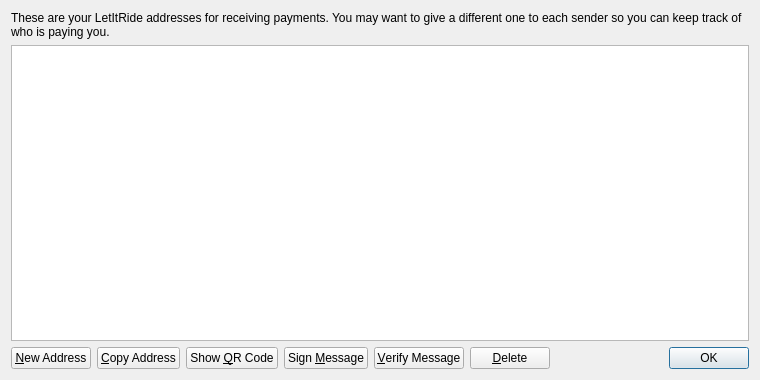
<?xml version="1.0" encoding="UTF-8"?>
<ui version="4.0">
 <class>AddressBookPage</class>
 <widget class="QWidget" name="AddressBookPage">
  <property name="geometry">
   <rect>
    <x>0</x>
    <y>0</y>
    <width>760</width>
    <height>380</height>
   </rect>
  </property>
  <property name="windowTitle">
   <string>Address Book</string>
  </property>
  <layout class="QVBoxLayout" name="verticalLayout">
   <item>
    <widget class="QLabel" name="labelExplanation">
     <property name="text">
      <string>These are your LetItRide addresses for receiving payments. You may want to give a different one to each sender so you can keep track of who is paying you.</string>
     </property>
     <property name="textFormat">
      <enum>Qt::PlainText</enum>
     </property>
     <property name="wordWrap">
      <bool>true</bool>
     </property>
    </widget>
   </item>
   <item>
    <widget class="QTableView" name="tableView">
     <property name="contextMenuPolicy">
      <enum>Qt::CustomContextMenu</enum>
     </property>
     <property name="toolTip">
      <string>Double-click to edit address or label</string>
     </property>
     <property name="tabKeyNavigation">
      <bool>false</bool>
     </property>
     <property name="selectionMode">
      <enum>QAbstractItemView::SingleSelection</enum>
     </property>
     <property name="selectionBehavior">
      <enum>QAbstractItemView::SelectRows</enum>
     </property>
     <property name="sortingEnabled">
      <bool>true</bool>
     </property>
     <attribute name="verticalHeaderVisible">
      <bool>false</bool>
     </attribute>
    </widget>
   </item>
   <item>
    <layout class="QHBoxLayout" name="horizontalLayout">
     <item>
      <widget class="QPushButton" name="newAddressButton">
       <property name="toolTip">
        <string>Create a new address</string>
       </property>
       <property name="text">
        <string>&amp;New Address</string>
       </property>
      </widget>
     </item>
     <item>
      <widget class="QPushButton" name="copyToClipboard">
       <property name="toolTip">
        <string>Copy the currently selected address to the system clipboard</string>
       </property>
       <property name="text">
        <string>&amp;Copy Address</string>
       </property>
      </widget>
     </item>
     <item>
      <widget class="QPushButton" name="showQRCode">
       <property name="text">
        <string>Show &amp;QR Code</string>
       </property>
      </widget>
     </item>
     <item>
      <widget class="QPushButton" name="signMessage">
       <property name="toolTip">
        <string>Sign a message to prove you own a LetItRide address</string>
       </property>
       <property name="text">
        <string>Sign &amp;Message</string>
       </property>
      </widget>
     </item>
     <item>
      <widget class="QPushButton" name="verifyMessage">
       <property name="toolTip">
        <string>Verify a message to ensure it was signed with a specified LetItRide address</string>
       </property>
       <property name="text">
        <string>&amp;Verify Message</string>
       </property>
      </widget>
     </item>
     <item>
      <widget class="QPushButton" name="deleteButton">
       <property name="toolTip">
        <string>Delete the currently selected address from the list</string>
       </property>
       <property name="text">
        <string>&amp;Delete</string>
       </property>
      </widget>
     </item>
     <item>
      <spacer name="horizontalSpacer">
       <property name="orientation">
        <enum>Qt::Horizontal</enum>
       </property>
       <property name="sizeHint" stdset="0">
        <size>
         <width>40</width>
         <height>20</height>
        </size>
       </property>
      </spacer>
     </item>
     <item>
      <widget class="QDialogButtonBox" name="buttonBox">
       <property name="sizePolicy">
        <sizepolicy hsizetype="Maximum" vsizetype="Fixed">
         <horstretch>0</horstretch>
         <verstretch>0</verstretch>
        </sizepolicy>
       </property>
       <property name="standardButtons">
        <set>QDialogButtonBox::Ok</set>
       </property>
      </widget>
     </item>
    </layout>
   </item>
  </layout>
 </widget>
 <resources>
  <include location="../bitcoin.qrc"/>
 </resources>
 <connections/>
</ui>
